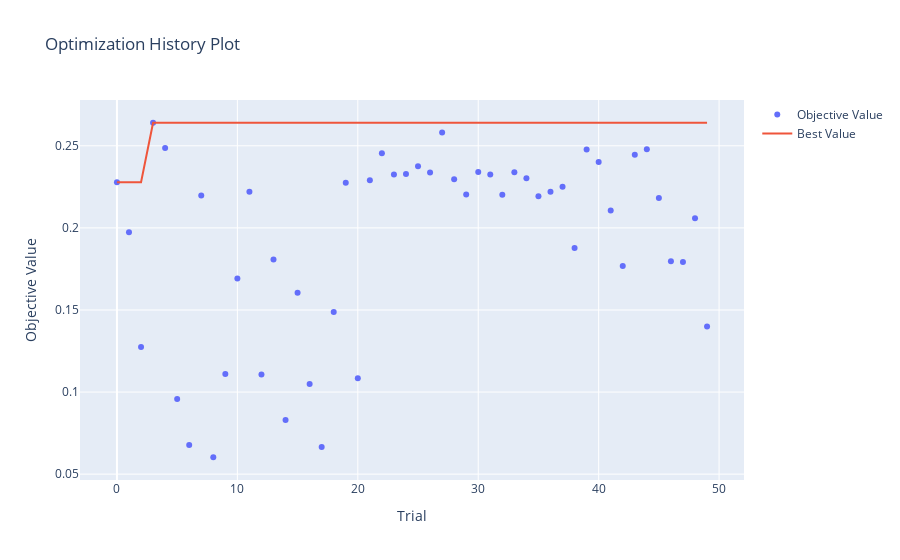

Notebook code for this chart:
### Code cell
visualizations['optimization_history']
